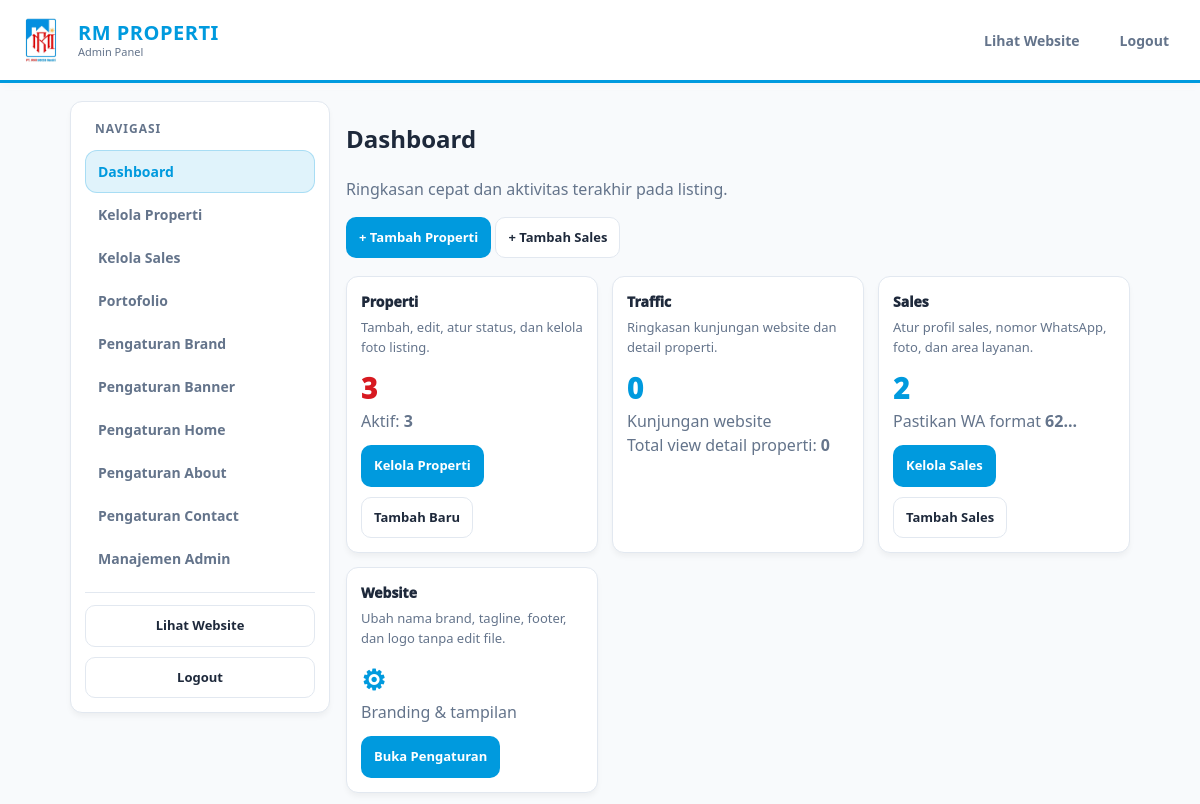
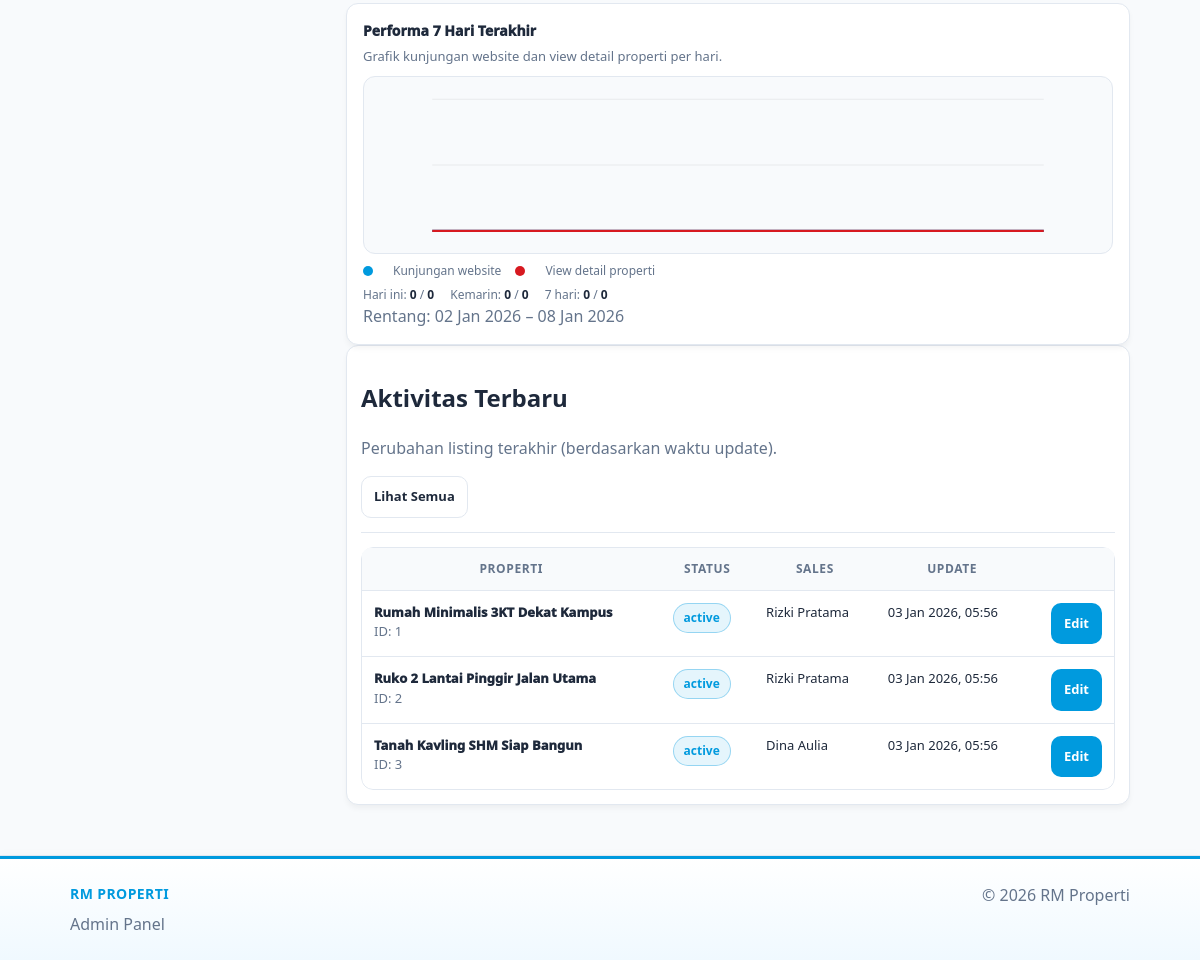
Page /admin/index (signed in) on the committed database (2 pictures, top to bottom).
### tables this page shows
CREATE TABLE properties (
  id INT AUTO_INCREMENT PRIMARY KEY,
  title VARCHAR(220) NOT NULL,
  type VARCHAR(80) NOT NULL,
  listing_type VARCHAR(40) NOT NULL DEFAULT 'primary',
  price BIGINT NOT NULL DEFAULT 0,
  location VARCHAR(120) NOT NULL,
  beds INT NOT NULL DEFAULT 0,
  baths INT NOT NULL DEFAULT 0,
  land INT NOT NULL DEFAULT 0,
  building INT NOT NULL DEFAULT 0,
  description TEXT DEFAULT NULL,
  features_json JSON DEFAULT NULL,
  videos_json JSON DEFAULT NULL,
  status VARCHAR(30) NOT NULL DEFAULT 'active',
  sales_id INT DEFAULT NULL,
  created_by INT DEFAULT NULL,
  created_at TIMESTAMP DEFAULT CURRENT_TIMESTAMP,
  updated_at TIMESTAMP DEFAULT CURRENT_TIMESTAMP ON UPDATE CURRENT_TIMESTAMP,
  CONSTRAINT fk_properties_sales
    FOREIGN KEY (sales_id) REFERENCES sales(id)
    ON UPDATE CASCADE ON DELETE SET NULL
  ,
  CONSTRAINT fk_properties_created_by
    FOREIGN KEY (created_by) REFERENCES users(id)
    ON UPDATE CASCADE ON DELETE SET NULL
);

CREATE TABLE sales (
  id INT AUTO_INCREMENT PRIMARY KEY,
  name VARCHAR(190) NOT NULL,
  title VARCHAR(190) DEFAULT NULL,
  phone VARCHAR(50) DEFAULT NULL,
  whatsapp VARCHAR(50) DEFAULT NULL,
  email VARCHAR(190) DEFAULT NULL,
  photo_path VARCHAR(255) DEFAULT NULL,
  bio TEXT DEFAULT NULL,
  areas VARCHAR(255) DEFAULT NULL,
  experience_years INT DEFAULT 0,
  created_at TIMESTAMP DEFAULT CURRENT_TIMESTAMP,
  updated_at TIMESTAMP DEFAULT CURRENT_TIMESTAMP ON UPDATE CURRENT_TIMESTAMP
);

### admin/_init.php (called while the page is built, shortened)
<?php
require __DIR__ . '/../db.php';
require __DIR__ . '/../lib.php';
function admin_user_role(): string {
  return $_SESSION['user_role'] ?? 'sales';
}
function is_editor(): bool {
  return in_array(admin_user_role(), ['sales', 'editor'], true);
}

### lib.php (called while the page is built, shortened)
<?php
function e(string $v): string { return htmlspecialchars($v, ENT_QUOTES, 'UTF-8'); }
function setting(string $key, ?string $default = null): ?string {
  static $cache = null;
  if ($cache === null) {
    $cache = [];
    $rows = db()->query("SELECT `key`, `value` FROM settings")->fetchAll();
    foreach ($rows as $r) {
      $cache[$r['key']] = $r['value'];
    }
  }
  return array_key_exists($key, $cache) ? $cache[$key] : $default;
}
function db_table_exists(string $table): bool {
  static $cache = [];
  $exists = false;
  try {
    $st = db()->prepare("
      SELECT 1
      FROM information_schema.tables
      WHERE table_schema = DATABASE()
        AND table_name = ?
      LIMIT 1
    ");
    $st->execute([$table]);
    $exists = (bool)$st->fetchColumn();
  } catch (Throwable $e) {
    try {
      $st = db()->prepare("SHOW TABLES LIKE ?");
      $st->execute([$table]);
      $exists = (bool)$st->fetchColumn();
    } catch (Throwable $e2) {
      $exists = false;
    }
  }
  $cache[$table] = $exists;
  return $exists;
}

### db.php (called while the page is built)
<?php
function db(): PDO {
  static $pdo = null;
  if ($pdo) return $pdo;
  $cfg = require __DIR__ . '/config.php';
  $d = $cfg['db'];
  $dsn = "mysql:host={$d['host']};dbname={$d['name']};charset={$d['charset']}";
  $pdo = new PDO($dsn, $d['user'], $d['pass'], [
    PDO::ATTR_ERRMODE => PDO::ERRMODE_EXCEPTION,
    PDO::ATTR_DEFAULT_FETCH_MODE => PDO::FETCH_ASSOC,
    PDO::ATTR_EMULATE_PREPARES => false,
  ]);
  return $pdo;
}

### admin/index.php (the view, shortened to what this page needs)
<?php
include __DIR__ . '/_header.php';
$pdo = db();
$hasSiteVisits = db_table_exists('site_visits');
$hasPropertyViews = db_table_exists('property_views');
$siteVisits = 0;
$propertyViews = 0;
$trafficDays = [];
if (is_editor()) {
  $editorId = admin_user_id();
  $st = $pdo->prepare("SELECT p.status, COUNT(*) c
                       FROM properties p
                       LEFT JOIN editor_properties ep
                         ON ep.property_id=p.id AND ep.editor_id=?
                       WHERE (p.created_by=? OR ep.property_id IS NOT NULL)
                       GROUP BY p.status");
  $st->execute([$editorId, $editorId]);
  $rowsKpi = $st->fetchAll();
  $props = 0;
  $activeProps = 0;
  foreach ($rowsKpi as $r) {
    $props += (int)$r['c'];
    if (($r['status'] ?? '') === 'active') $activeProps = (int)$r['c'];
  }
  $sales = 0;
  $st = $pdo->prepare("
    SELECT p.id, p.title, p.status, p.updated_at, s.name AS sales_name
    FROM properties p
    LEFT JOIN editor_properties ep ON ep.property_id=p.id AND ep.editor_id=?
    LEFT JOIN sales s ON s.id=p.sales_id
    WHERE (p.created_by=? OR ep.property_id IS NOT NULL)
    ORDER BY p.updated_at DESC
    LIMIT 6
  ");
  $st->execute([$editorId, $editorId]);
  $recent = $st->fetchAll();
  if ($hasPropertyViews) {
    $st = $pdo->prepare("
      SELECT COUNT(*) c
      FROM property_views pv
      JOIN properties p ON p.id = pv.property_id
      LEFT JOIN editor_properties ep ON ep.property_id = p.id AND ep.editor_id = ?
      WHERE (p.created_by = ? OR ep.property_id IS NOT NULL)
    ");
    $st->execute([$editorId, $editorId]);
    $propertyViews = (int)$st->fetchColumn();
  }
} else {
  $props  = (int)$pdo->query("SELECT COUNT(*) c FROM properties")->fetch()['c'];
  $sales  = (int)$pdo->query("SELECT COUNT(*) c FROM sales")->fetch()['c'];
  $activeProps = (int)$pdo->query("SELECT COUNT(*) c FROM properties WHERE status='active'")->fetch()['c'];
  $recent = $pdo->query("
    SELECT p.id, p.title, p.status, p.updated_at, s.name AS sales_name
    FROM properties p
    LEFT JOIN sales s ON s.id=p.sales_id
    ORDER BY p.updated_at DESC
    LIMIT 6
  ")->fetchAll();
  if ($hasPropertyViews) {
    $propertyViews = (int)$pdo->query("SELECT COUNT(*) c FROM property_views")->fetchColumn();
  }
}
if ($hasSiteVisits) {
  $siteVisits = (int)$pdo->query("SELECT COUNT(*) c FROM site_visits")->fetchColumn();
}
for ($i = 6; $i >= 0; $i--) {
  $trafficDays[] = date('Y-m-d', strtotime("-{$i} days"));
}
$rangeStart = $trafficDays[0] ?? '';
$rangeEnd = $trafficDays[6] ?? '';
$siteDaily = array_fill_keys($trafficDays, 0);
$propertyDaily = array_fill_keys($trafficDays, 0);
$siteSeries = array_values($siteDaily);
$propertySeries = array_values($propertyDaily);
$siteLast7 = array_sum($siteSeries);
$propertyLast7 = array_sum($propertySeries);
$siteToday = (int)($siteSeries[6] ?? 0);
$propertyToday = (int)($propertySeries[6] ?? 0);
$siteYesterday = (int)($siteSeries[5] ?? 0);
$propertyYesterday = (int)($propertySeries[5] ?? 0);
function traffic_svg(array $siteSeries, array $propertySeries): string {
  $width = 720;
  $height = 180;
  $pad = 16;
  $plotW = $width - ($pad * 2);
  $plotH = $height - ($pad * 2);
  $points = max(1, count($siteSeries));
  $maxVal = max([1, max($siteSeries), max($propertySeries)]);
  $step = $points > 1 ? $plotW / ($points - 1) : 0;
  $sitePts = [];
  $propPts = [];
  for ($i = 0; $i < $points; $i++) {
    $x = $pad + ($step * $i);
    $sv = (int)($siteSeries[$i] ?? 0);
    $pv = (int)($propertySeries[$i] ?? 0);
    $sy = $height - $pad - (($sv / $maxVal) * $plotH);
    $py = $height - $pad - (($pv / $maxVal) * $plotH);
    $sitePts[] = $x . ',' . $sy;
    $propPts[] = $x . ',' . $py;
  }
  $siteLine = implode(' ', $sitePts);
  $propLine = implode(' ', $propPts);
  return '<svg class="traffic-svg" viewBox="0 0 '.$width.' '.$height.'" role="img" aria-label="Grafik trafik 7 hari terakhir">'
    .'<line class="traffic-grid" x1="'.$pad.'" y1="'.($pad + ($plotH / 2)).'" x2="'.($width - $pad).'" y2="'.($pad + ($plotH / 2)).'"></line>'
    .'<line class="traffic-grid" x1="'.$pad.'" y1="'.$pad.'" x2="'.($width - $pad).'" y2="'.$pad.'"></line>'
    .'<line class="traffic-grid" x1="'.$pad.'" y1="'.($height - $pad).'" x2="'.($width - $pad).'" y2="'.($height - $pad).'"></line>'
    .'<polyline class="traffic-line site" points="'.$siteLine.'"></polyline>'
    .'<polyline class="traffic-line property" points="'.$propLine.'"></polyline>'
    .'</svg>';
}
$trafficSvg = traffic_svg($siteSeries, $propertySeries);
function fmt_dt($value){
  $ts = strtotime($value);
  return date('d M Y, H:i', $ts);
}
function status_badge($status){
  $s = strtolower((string)$status);
  $label = $status ?: '-';
  $cls = 'badge-status';
  if ($s === 'active') $cls .= ' is-active';
  elseif ($s === 'inactive') $cls .= ' is-muted';
  elseif ($s === 'sold') $cls .= ' is-danger';
  elseif ($s === 'draft') $cls .= ' is-warn';
  else $cls .= ' is-muted';
  return '<span class="'.e($cls).'">'.e($label).'</span>';
}
?>
<div class="admin-layout">
  <?php include __DIR__ . '/_sidebar.php'; ?>
  <section class="admin-content">
    <div class="admin-pagehead">
      <div>
        <h1 class="admin-title">Dashboard</h1>
        <p class="muted">Ringkasan cepat dan aktivitas terakhir pada listing.</p>
      </div>
      <div class="admin-quick">
        <a class="action accent" href="property_edit">+ Tambah Properti</a>
        <?php if (!is_editor()): ?>
          <a class="action" href="sales_edit">+ Tambah Sales</a>
        <?php endif; ?>
      </div>
    </div>
    <div class="admin-cards admin-cards-3">
      <div class="admin-card">
        <h3>Properti</h3>
        <p>Tambah, edit, atur status, dan kelola foto listing.</p>
        <div class="kpi"><?= $props ?></div>
        <div class="muted">Aktif: <strong><?= $activeProps ?></strong></div>
        <div class="actions">
          <a class="action accent" href="properties">Kelola Properti</a>
          <a class="action" href="property_edit">Tambah Baru</a>
        </div>
      </div>
      <div class="admin-card">
        <h3>Traffic</h3>
        <p>Ringkasan kunjungan website dan detail properti.</p>
        <div class="kpi kpi-blue"><?= $hasSiteVisits ? $siteVisits : 0 ?></div>
        <div class="muted">Kunjungan website</div>
        <div class="muted">Total view detail properti: <strong><?= $hasPropertyViews ? $propertyViews : 0 ?></strong></div>
      </div>
      <?php if (!is_editor()): ?>
        <div class="admin-card">
          <h3>Sales</h3>
          <p>Atur profil sales, nomor WhatsApp, foto, dan area layanan.</p>
          <div class="kpi kpi-blue"><?= $sales ?></div>
          <div class="muted">Pastikan WA format <strong>62...</strong></div>
          <div class="actions">
            <a class="action accent" href="sales">Kelola Sales</a>
            <a class="action" href="sales_edit">Tambah Sales</a>
          </div>
        </div>
        <div class="admin-card">
          <h3>Website</h3>
          <p>Ubah nama brand, tagline, footer, dan logo tanpa edit file.</p>
          <div class="kpi kpi-blue">⚙</div>
          <div class="muted">Branding & tampilan</div>
          <div class="actions">
            <a class="action accent" href="settings">Buka Pengaturan</a>
          </div>
        </div>
      <?php endif; ?>
      <div class="admin-card admin-card-wide">
        <h3>Performa 7 Hari Terakhir</h3>
        <p>Grafik kunjungan website dan view detail properti per hari.</p>
        <?php if (!$hasSiteVisits && !$hasPropertyViews): ?>
          <div class="muted">Tracking belum aktif. Buat tabel `site_visits` dan `property_views`.</div>
        <?php else: ?>
          <div class="traffic-chart">
            <?= $trafficSvg ?>
          </div>
          <div class="traffic-legend">
            <span class="traffic-dot site"></span> Kunjungan website
            <span class="traffic-dot property"></span> View detail properti
          </div>
          <div class="traffic-metrics">
            <span>Hari ini: <strong><?= (int)$siteToday ?></strong> / <strong><?= (int)$propertyToday ?></strong></span>
            <span>Kemarin: <strong><?= (int)$siteYesterday ?></strong> / <strong><?= (int)$propertyYesterday ?></strong></span>
            <span>7 hari: <strong><?= (int)$siteLast7 ?></strong> / <strong><?= (int)$propertyLast7 ?></strong></span>
          </div>
          <?php if ($rangeStart && $rangeEnd): ?>
            <div class="muted">Rentang: <?= e(date('d M Y', strtotime($rangeStart))) ?> – <?= e(date('d M Y', strtotime($rangeEnd))) ?></div>
          <?php endif; ?>
        <?php endif; ?>
      </div>
    </div>
    <div class="panel admin-panel">
      <div class="admin-panel-head">
        <div>
          <h2 class="admin-panel-title">Aktivitas Terbaru</h2>
          <p class="muted">Perubahan listing terakhir (berdasarkan waktu update).</p>
        </div>
        <div>
          <a class="action" href="properties">Lihat Semua</a>
        </div>
      </div>
      <hr class="line" />
      <?php if (!$recent): ?>
        <div class="muted">Belum ada data.</div>
      <?php else: ?>
        <div class="admin-table-wrap">
          <table class="admin-table">
            <thead>
              <tr>
                <th>Properti</th>
                <th>Status</th>
                <th>Sales</th>
                <th>Update</th>
                <th></th>
              </tr>
            </thead>
            <tbody>
              <?php foreach ($recent as $r): ?>
                <tr>
                  <td class="td-title">
                    <div class="row-title"><?= e($r['title']) ?></div>
                    <div class="muted row-sub">ID: <?= (int)$r['id'] ?></div>
                  </td>
                  <td><?= status_badge($r['status']) ?></td>
                  <td><?= e($r['sales_name'] ?? '-') ?></td>
                  <td><?= e(fmt_dt($r['updated_at'])) ?></td>
                  <td class="td-actions">
                    <a class="action accent" href="property_edit?id=<?= (int)$r['id'] ?>">Edit</a>
                  </td>
                </tr>
              <?php endforeach; ?>
            </tbody>
          </table>
        </div>
      <?php endif; ?>
    </div>
  </section>
</div>
<?php include __DIR__ . '/_footer.php'; ?>

### rows in the picture
properties: title "Rumah Minimalis 3KT Dekat Kampus", id "1", status "active", sales.name "Rizki Pratama", updated_at "03 Jan 2026, 05:56"
properties: title "Ruko 2 Lantai Pinggir Jalan Utama", id "2", status "active", sales.name "Rizki Pratama", updated_at "03 Jan 2026, 05:56"
properties: title "Tanah Kavling SHM Siap Bangun", id "3", status "active", sales.name "Dina Aulia", updated_at "03 Jan 2026, 05:56"

### other values in the picture
$siteName "RM PROPERTI"
$label "Dashboard Kelola Properti Kelola Sales Portofolio Pengaturan Brand Pengaturan Banner Pengaturan Home Pengaturan About Pengaturan Contact Manajemen Admin"
$props "3"
$activeProps "3"
$siteVisits "0"
$propertyViews "0"
$sales "2"
$siteToday "0"
$propertyToday "0"
$siteYesterday "0"
$propertyYesterday "0"
$siteLast7 "0"
$propertyLast7 "0"
date('d M Y', strtotime($rangeStart)) "02 Jan 2026"
date('d M Y', strtotime($rangeEnd)) "08 Jan 2026"
